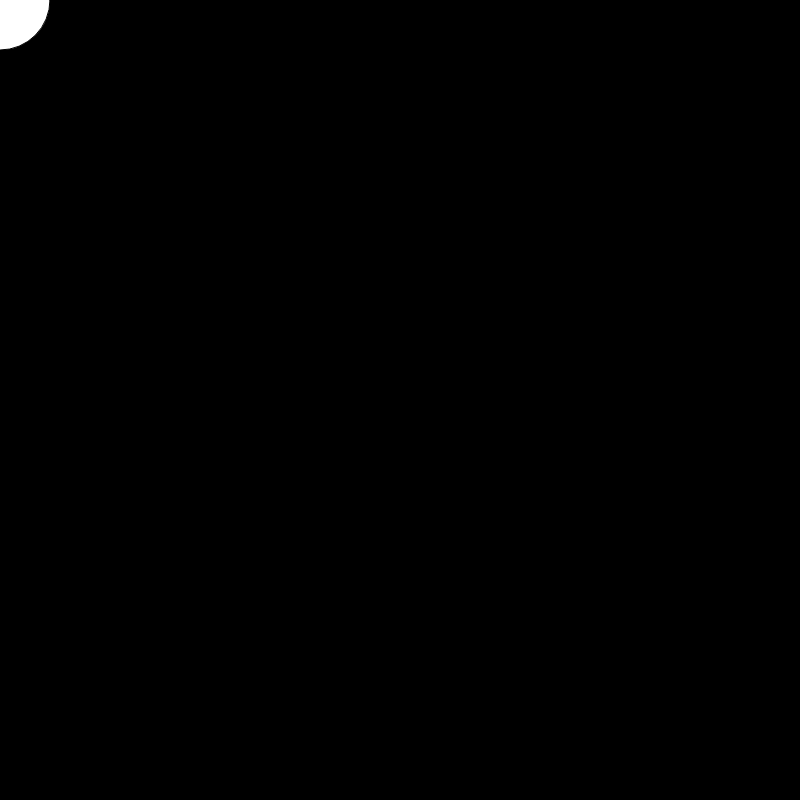
Frame 1 (no input)
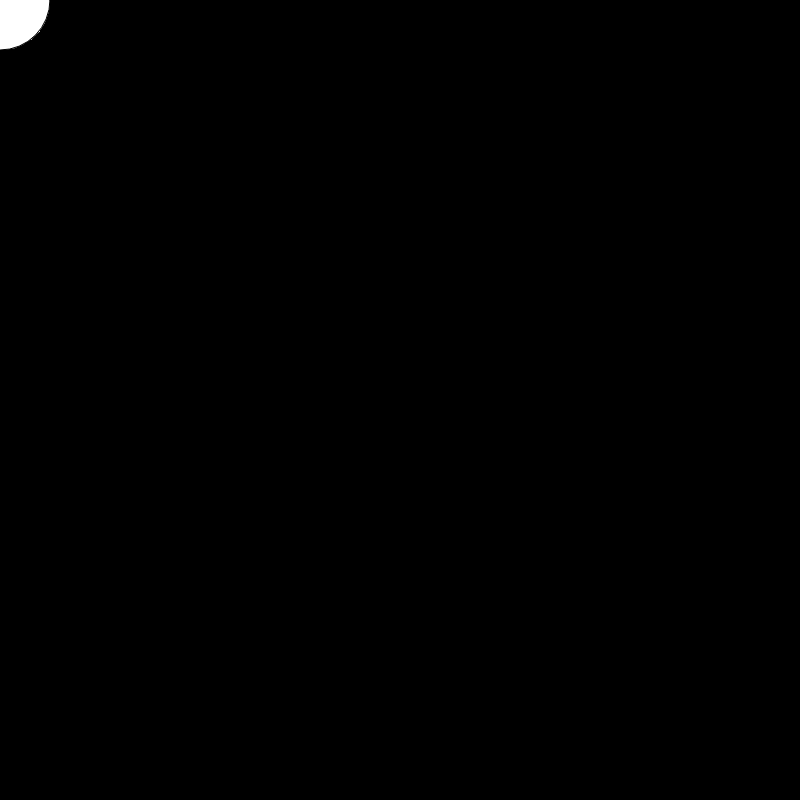
Frame 60 (no input)
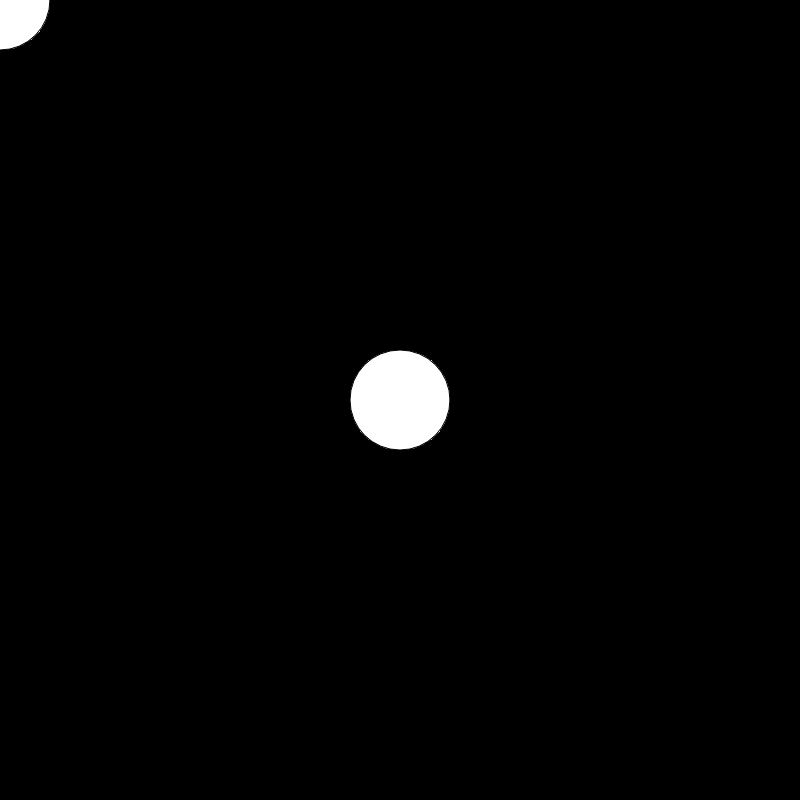
Frame 120 (the mouse pressed at the canvas centre since frame 60)

The p5.js sketch that drew these frames (run headless with seeded random() and noise() and a simulated clock; from frame 60 on, the mouse is pressed at the canvas centre):

// p5.js sketch
// ── sketch.js

function setup() {
    
	createCanvas(800, 800);
	background(0);
	angleMode(DEGREES);
    
}


function draw() {

	// translate(width/2, height/2);
	translate(mouseX, mouseY);

	fill(255);
	ellipse(0, 0, 100, 100);

}
